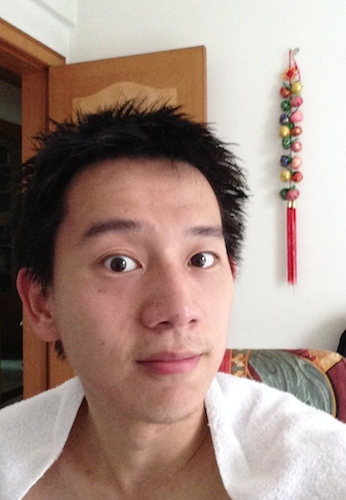
#> input picture python-opencv/pics/face1.jpg, 346 x 500 px
$ python 09_Hoffman.py
#> lines starting #> are read from the running program, lines starting #| are printed output that depends on the picture; after the words box and inside, x2 and y2 are one past the last pixel; in counts of white or black regions, pixels touching at a corner belong together
# -*- coding: utf-8 -*-
import cv2
import numpy

# 霍夫变换
# Hough变换是经典的检测直线的算法。其最初用来检测图像中的直线，同时也可以将其扩展，
# 以用来检测图像中简单的结构。
# OpenCV提供了两种用于直线检测的Hough变换形式。其中基本的版本是cv2.HoughLines。
# 其输入一幅含有点集的二值图（由非0像素表示），其中一些点互相联系组成直线。
# 通常这是通过如Canny算子获得的一幅边缘图像。cv2.HoughLines函数输出的是[float, float]形式的ndarray，
# 其中每个值表示检测到的线(ρ , θ)中浮点点值的参数。下面的例子首先使用Canny算子获得图像边缘，
# 然后使用Hough变换检测直线。其中HoughLines函数的参数3和4对应直线搜索的步长。
# 在本例中，函数将通过步长为1的半径和步长为π/180的角来搜索所有可能的直线。
# 最后一个参数是经过某一点曲线的数量的阈值，超过这个阈值，就表示这个交点所代表的参数对(rho, theta)在
# 原图像中为一条直线。
# http://blog.csdn.net/sunny2038/article/details/9253823

img = cv2.imread("pics/face1.jpg", 0)
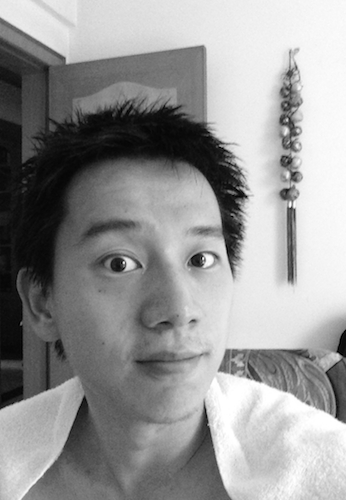
#> img: shape (500, 346); min 0, max 255, mean 149.7

img = cv2.GaussianBlur(img,(3,3),0)
edges = cv2.Canny(img, 50, 150, apertureSize = 3)
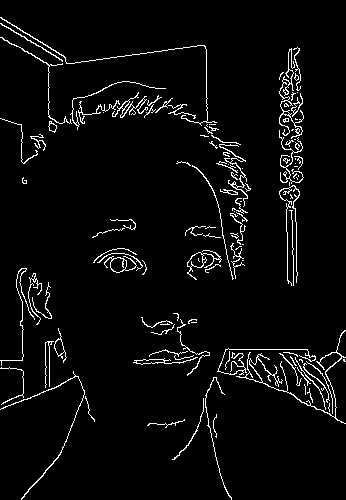
#> edges: shape (500, 346); 4.2% white in thin lines or dots
lines = cv2.HoughLines(edges,1,numpy.pi/180,118) #这里对最后一个参数使用了经验型的值
#> lines = None
result = img.copy()

#经验参数
minLineLength = 200
maxLineGap = 15
lines = cv2.HoughLinesP(edges,1,numpy.pi/180,80,minLineLength,maxLineGap)
#> lines = 14 rows, first 6: [296, 271, 296, 222], [37, 40, 59, 53], [293, 255, 293, 285], [176, 48, 203, 45], [286, 209, 286, 231], [292, 238, 292, 220]
for x1,y1,x2,y2 in lines[0]:
    cv2.line(img,(x1,y1),(x2,y2),(0,255,0),2)
#> this loop made 1 pass
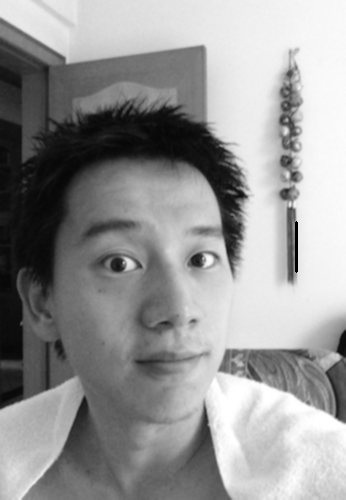
#> img: shape (500, 346); min 0, max 255, mean 149.6

cv2.imshow('Canny', edges)
cv2.imshow('Result', img)
cv2.waitKey(0)
cv2.destroyAllWindows()

$ run again, with python-opencv/pics/scene.png saved as python-opencv/pics/face1.jpg
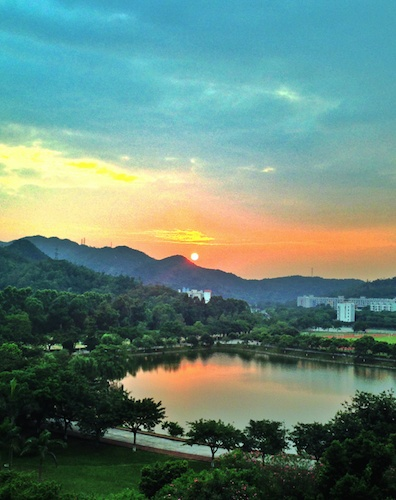
#> input picture python-opencv/pics/scene.png, 396 x 500 px
#> `img = cv2.imread("pics/face1.jpg", 0)`:
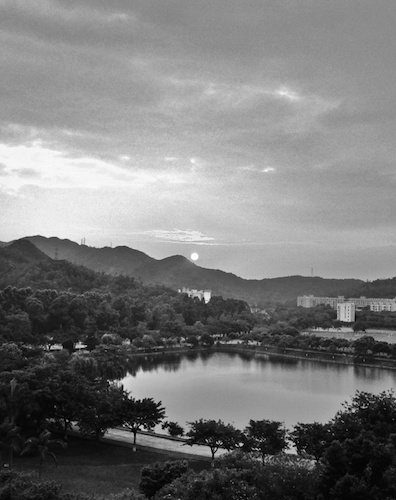
#> img: shape (500, 396); min 0, max 255, mean 122.6
#> `edges = cv2.Canny(img, 50, 150, apertureSize = 3)`:
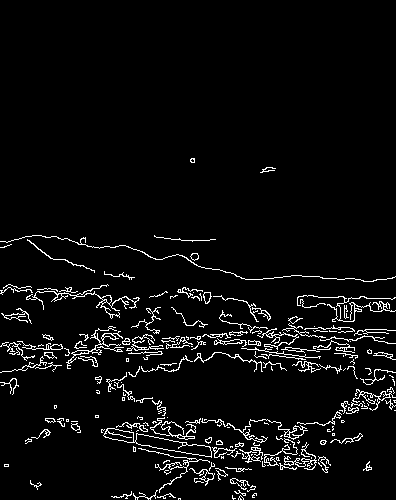
#> edges: shape (500, 396); 4.6% white in thin lines or dots, all inside (x1, y1, x2, y2) = (0, 158, 396, 500)
#> `lines = cv2.HoughLines(edges,1,numpy.pi/180,118)`: lines = [[358, 1.5], [360, 1.48], [342, 1.54], [403, 1.75], [399, 1.76], [352, 1.48], [348, 1.52], [351, 1.54], [345, 1.59], [335, 1.61]]
#> `lines = cv2.HoughLinesP(edges,1,numpy.pi/180,80,minLineLength,maxLineG..`: lines = [[365, 329, 383, 329], [318, 297, 338, 297], [366, 298, 390, 298]]
#> the loop `for x1,y1,x2,y2 in lines[0]:` made 1 pass
